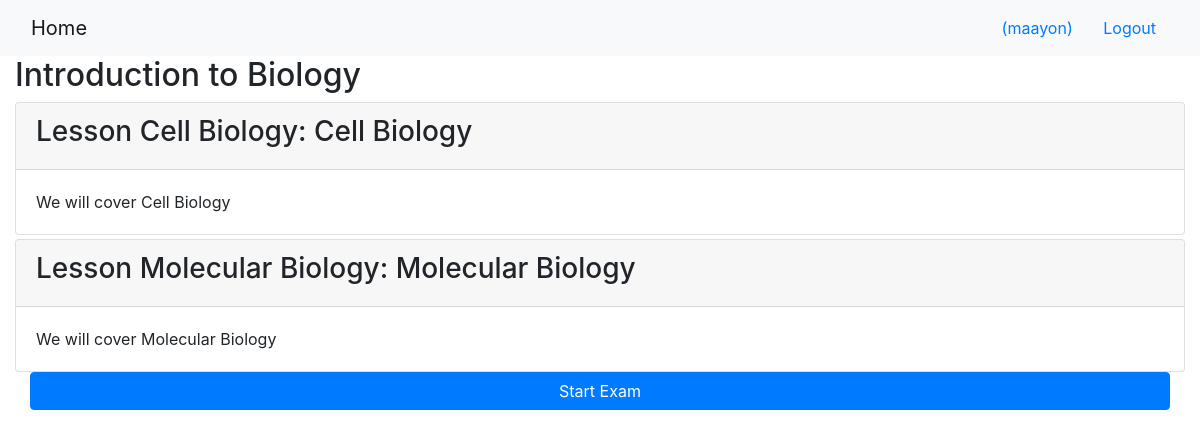
/onlinecourse/1/ (signed in), run on the app's committed database.
### onlinecourse/models.py (models this page shows, shortened)
class Course(models.Model):
    name = models.CharField(null=False, max_length=30, default='online course')
    image = models.ImageField(upload_to='course_images/')
    description = models.CharField(max_length=1000)
    pub_date = models.DateField(null=True)
    instructors = models.ManyToManyField(Instructor)
    users = models.ManyToManyField(settings.AUTH_USER_MODEL, through='Enrollment')
    total_enrollment = models.IntegerField(default=0)
    is_enrolled = False

class Lesson(models.Model):
    title = models.CharField(max_length=200, default="title")
    order = models.IntegerField(default=0)
    course = models.ForeignKey(Course, on_delete=models.CASCADE)
    content = models.TextField()

### onlinecourse/views.py (the view)
# urls.py: path('<int:pk>/', views.CourseDetailView.as_view(), name='course_details'),
class CourseDetailView(generic.DetailView):
    model = Course
    template_name = 'onlinecourse/course_detail_bootstrap.html'

### onlinecourse/templates/onlinecourse/course_detail_bootstrap.html (shortened to what this page needs)
<!DOCTYPE html>
<html lang="en">
<head>
     {% load static %}
    <link rel="stylesheet" href="https://maxcdn.bootstrapcdn.com/bootstrap/4.5.2/css/bootstrap.min.css">
</head>
<body>
    <nav class="navbar navbar-light bg-light">
        <div class="container-fluid">
            <div class="navbar-header">
                  <a class="navbar-brand" href="{% url 'onlinecourse:index' %}">Home</a>
            </div>
            <ul class="nav navbar-nav navbar-right">
                {% if user.is_authenticated %}
                <li>
                    <a class="btn btn-link" href="#">{{ user.first_name }}({{ user.username }})</a>
                    <a class="btn btn-link" href="{% url 'onlinecourse:logout' %}">Logout</a>
                </li>
                {% endif %}
            </ul>
        </div>
    </nav>
    <div class="container-fluid">
        <h2>{{ course.name }}</h2>
        <div class="card-columns-vertical">
            {% for lesson in course.lesson_set.all %}
                <div class="card mt-1">
                    <div class="card-header"><h3>Lesson {{lesson.title}}: {{lesson.title}}</h3></div>
                    <div class="card-body">{{lesson.content}}</div>
                </div>
            {% endfor %}
        </div>
            {% if user.is_authenticated %}
                <div class="container-fluid">
                    <a href="#exam" class="btn btn-primary btn-block" data-toggle="collapse">Start Exam</a>
                </div>
            {% endif %}
    </div>
</body>
</html>

### data on the page
Course: name "Introduction to Biology"
Lesson: title "Cell Biology", content "We will cover Cell Biology"
Lesson: title "Molecular Biology", content "We will cover Molecular Biology"

### other printed values
{{ user.username }} "maayon"
